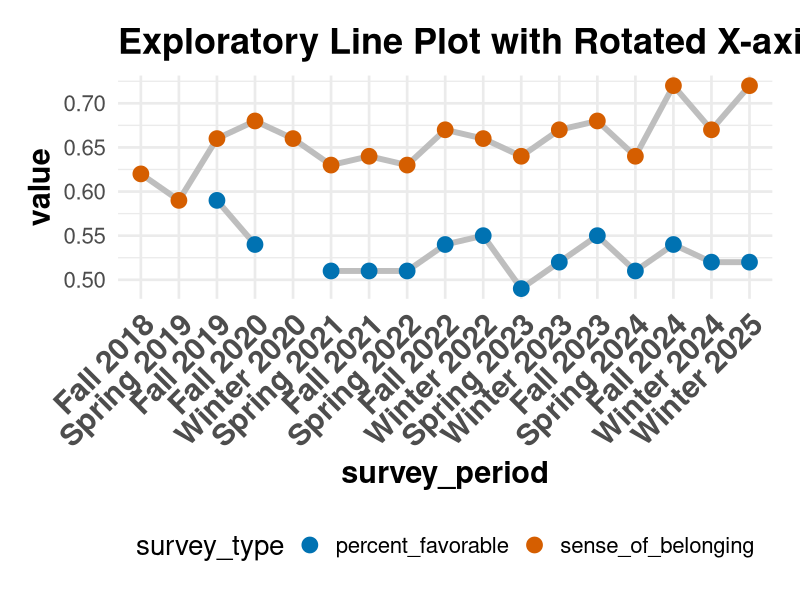
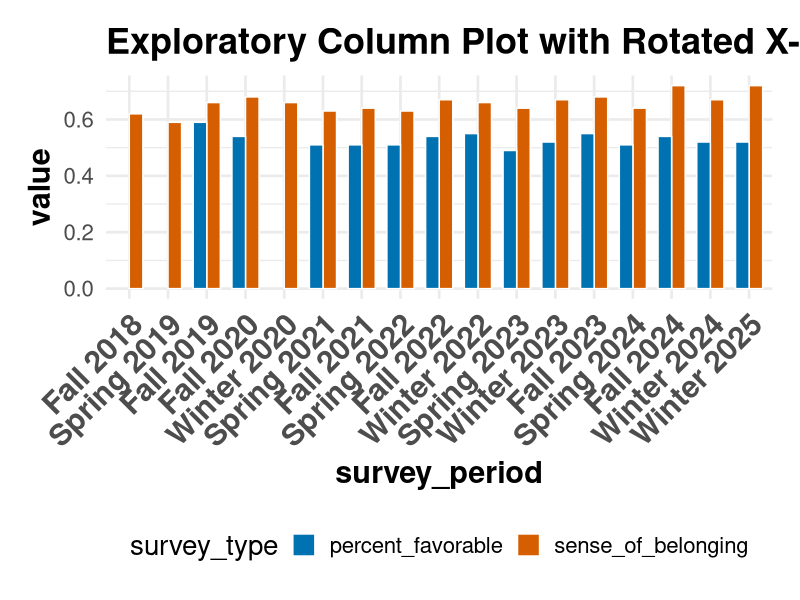

Reproduce these figures in R, in order.
## ---- chunk 1
#| label: setup
#| include: false


# Prevent scientific notation globally
options(scipen = 999)
options(tigris_use_cache = TRUE)

# install.packages(c("mapview", "survey", "srvyr", "arcgislayers"))

# census_api_key("95496766c51541ee6f402c1e1a8658581285b759", install = TRUE, overwrite = TRUE)


# load libraries

# library(BayesFactor) # Computation of Bayes Factors for Common Designs
# library(boot) # Bootstrap Functions
# library(broom) # Convert Statistical Objects into Tidy Tibbles
# library(camcorder) # Record Your Plot History
# library(car) # Companion to Applied Regression
# library(corrplot) # Visualization of a Correlation Matrix
# library(cowplot) # Streamlined Plot Theme and Plot Annotations for 'ggplot2'
# library(dagitty) # Graphical Analysis of Structural Causal Models  
# library(DiagrammeR) # Graph/Network Visualization 
# library(dlookr) # Tools for Data Diagnosis, Exploration, Transformation       
library(dplyr)
# library(DT) # A Wrapper of the JavaScript Library 'DataTables'
# library(dutchmasters) # Color Palettes based on Famous Paintings 
# library(flexdashboard) # R Markdown Format for Flexible Dashboards
# library(flextable) # Functions for Tabular Reporting  
# library(forcats) # Tools for Working with Categorical Variables (Factors)
# library(gganimate) # A Grammar of Animated Graphics
# library(ggcorrplot) # Visualization of a Correlation Matrix using 'ggplot2'
# library(ggdag) # Analyze and Create Elegant Directed Acyclic Graphs      
# library(ggforce) # Accelerating 'ggplot2' 
# library(gghighlight) # Highlight Lines and Points in 'ggplot2' 
# library(ggplot2) # Create Elegant Data Visualizations Using the Grammar of Graphics
# library(ggokabeito) # 'Okabe-Ito' Scales for 'ggplot2' and 'ggraph'
# library(ggpubr) # 'ggplot2' Based Publication Ready Plots
# library(ggrepel) # Automatically Position Non-Overlapping Text Labels with 'ggplot2'
# library(ggtext) # Improved Text Rendering Support for 'ggplot2' 
# library(ggthemes) # Extra Themes, Scales and Geoms for 'ggplot2'
# library(glue) # Interpreted String Literals    
# library(grid) # The Grid Graphics Package
# library(gt) # Easily Create Presentation-Ready Display Tables
# library(gtExtras) # Extending 'gt' for Beautiful HTML Tables
# library(haven) # Import and Export 'SPSS', 'Stata' and 'SAS' Files
# library(here) # A Simpler Way to Find Your Files
# library(htmltools) # Tools for HTML
# library(htmlwidgets) # HTML Widgets for R
# library(janitor) # Simple Tools for Examining and Cleaning Dirty Data 
# library(kableExtra) # Construct Complex Table with 'kable' and Pipe Syntax
# library(knitr) # A General-Purpose Package for Dynamic Report Generation in R   
# library(lavaan) # Latent Variable Analysis     
# library(lubridate) # Make Dealing with Dates a Little Easier
# library(monochromeR) # Easily Create, View and Use Monochrome Color Palettes 
# library(paletteer) # Comprehensive Collection of Color Palettes 
# library(patchwork) # The Composer of Plots
# library(plotly) # Create Interactive Web Graphics via 'plotly.js'
# library(ppcor) # Partial and Semi-Partial (Part) Correlation
# library(prettycode) # Pretty Print R Code in the Terminal
# library(purrr) # Functional Programming Tools
# library(pwr) # Basic Functions for Power Analysis
# library(qgraph) # Graph Plotting Methods, Psychometric Data Visualization and Graphical Model Estimation
# library(qicharts2) # Quality Improvement Charts
# library(RColorBrewer) # ColorBrewer Palettes 
# library(readr) # Read Rectangular Text Data
# library(readxl) # Read Excel Files
# library(rethinking) # Statistical Rethinking book package
# library(rlang) # Functions for Base Types and Core R and 'Tidyverse' Features
# library(scales) # Scale Functions for Visualization
# library(shiny) # Web Application Framework for R
# library(shinyobjects) # Access Reactive Data Interactively   
# library(skimr) # Compact and Flexible Summaries of Data
# library(stringr) # Simple, Consistent Wrappers for Common String Operations
# library(tibble) # Simple Data Frames
# library(tidycensus) # Load US Census Boundary and Attribute Data as 'tidyverse' and 'sf'-Ready Data Frames
# library(tidylog) # Logging for 'dplyr' and 'tidyr' Functions
# library(tidyr) # Tidy Messy Data
# library(tidytext) # Text Mining using 'dplyr', 'ggplot2', and Other Tidy Tools 
# library(tsibble) # Tidy Temporal Data Frames and Tools        
# library(viridis) # Colorblind-Friendly Color Maps for R 
# library(visdat) # Preliminary Visualization of Data
# library(vroom) # Read and Write Rectangular Text Data Quickly    
# library(wesanderson) # A Wes Anderson Palette Generator 
# library(writexl) # Export Data Frames to Excel 'xlsx' Format 
# library(WRS2) # A Collection of Robust Statistical Methods



# Force dplyr's select to take precedence
select <- dplyr::select
filter <- dplyr::filter

# Options
options(scipen = 999)
options(qic.clshade = T) # NO LONGER NEEDED; CHARTS ALL PREPARED WITH GGPLOT2 ONLY
options(qic.linecol = 'black') # NO LONGER NEEDED; CHARTS ALL PREPARED WITH GGPLOT2 ONLY
options(qic.signalcol = "red") # NO LONGER NEEDED; CHARTS ALL PREPARED WITH GGPLOT2 ONLY
options(qic.targetcol = "purple") # NO LONGER NEEDED; CHARTS ALL PREPARED WITH GGPLOT2 ONLY
options(DT.options = list(dom = 'pBlfrti')) # Add buttons, filtering, and top (t) pagination controls
options(shiny.maxRequestSize = 50 * 1024^2) # Set upload maximum to 50 MB
options(tigris_use_cache = TRUE)


# Set global theme for consistent plots
ggplot2::theme_set(ggplot2::theme_minimal(base_size = 20) + 
                   ggplot2::theme(plot.title = ggplot2::element_text(face = "bold",
                                                                      size = 26),
                                  plot.subtitle = ggplot2::element_text(face = "bold",
                                                                         size = 24),
                                  axis.title.x = ggplot2::element_text(face = "bold",
                                                                        size = 22),
                                  axis.title.y = ggplot2::element_text(face = "bold",
                                                                        size = 22),
                                  axis.text.x = ggplot2::element_text(face = "bold",
                                                                       size = 22,
                                                                       angle = 45,
                                                                       hjust = 1),
                                  legend.position = "bottom",
                                  strip.text = ggplot2::element_text(face = "bold"),
                                  panel.spacing.x = grid::unit(1.5,
                                                                "cm"),
                                  panel.spacing.y = grid::unit(1.5,
                                                                "cm"),
                                  plot.margin = ggplot2::margin(20,
                                                                 20,
                                                                 20,
                                                                 20,
                                                                 "pt")))


# Set seed for reproducibility
set.seed(123)

## ---- chunk 2

# data <- read_csv(here("data", "test_survey_data_export.csv"))

data <- readr::read_csv(here::here("data", "20250323 cleaned_SCUC_Teacher-Student Relationships Surveys-WIDE.csv"))

# Order the 'survey_period' factor based on the 'x' numerical column
data$survey_period <- factor(data$survey_period, levels = data$survey_period[order(data$x)])

# Pivot the data longer
data_long <- data %>%
  tidyr::pivot_longer(cols = c(sense_of_belonging, percent_favorable), 
               names_to = "survey_type", 
               values_to = "value")


ggplot2::ggplot(data_long, 
       ggplot2::aes(x = survey_period,
           y = value,
           group = survey_type,
           color = survey_type
           )
       ) +
  
  ggplot2::geom_line(linewidth = 2,
            color = 'grey'
            ) +
  
  ggplot2::geom_point(ggplot2::aes(fill = survey_type),
             size = 5
             ) +
  

  
  ggplot2::scale_color_manual(values = c('#0072B2', '#D55E00', '#009E73', "#CC79A7")) +
                    #  "#E69F00" "#0072B2"  "#D55E00"  "#009E73"  "#CC79A7" "#F0E442" "#999999" "#000000" "#56B4E9" )

  ggplot2::scale_x_discrete(breaks = unique(data$survey_period)) +  # Use unique values from the x column

  ggplot2::labs(title = "Exploratory Line Plot with Rotated X-axis Labels"
       )




## ---- chunk 3
#| label: column-chart


# data <- read_csv(here("data", "test_survey_data_export.csv"))

data <- readr::read_csv(here::here("data", "20250323 cleaned_SCUC_Teacher-Student Relationships Surveys-WIDE.csv"))


# Order the 'survey_period' factor based on the 'x' numerical column
data$survey_period <- factor(data$survey_period, levels = data$survey_period[order(data$x)])

# Pivot the data longer
data_long <- data %>%
  tidyr::pivot_longer(cols = c(sense_of_belonging, percent_favorable), 
               names_to = "survey_type", 
               values_to = "value")


ggplot2::ggplot(data_long, 
       ggplot2::aes(x = survey_period,
           y = value,
           fill = survey_type,
           group = survey_type
           )
       ) +
  
  ggplot2::geom_col(position = "dodge",
           width = 0.7,
           color = 'white'
            ) +
  
  
  ggplot2::scale_fill_manual(values = c('#0072B2', '#D55E00', '#009E73', "#CC79A7")) +
                    #  "#E69F00" "#0072B2"  "#D55E00"  "#009E73"  "#CC79A7" "#F0E442" "#999999" "#000000" "#56B4E9" )
  
  ggplot2::scale_x_discrete(breaks = unique(data$survey_period)) +  # Use unique values from the x column

  ggplot2::labs(title = "Exploratory Column Plot with Rotated X-axis Labels"
       )



## ---- chunk 4

# write.csv(data_long, "data/20250323 cleaned_SCUC_Teacher-Student Relationships Surveys-LONG.csv", row.names = FALSE)



